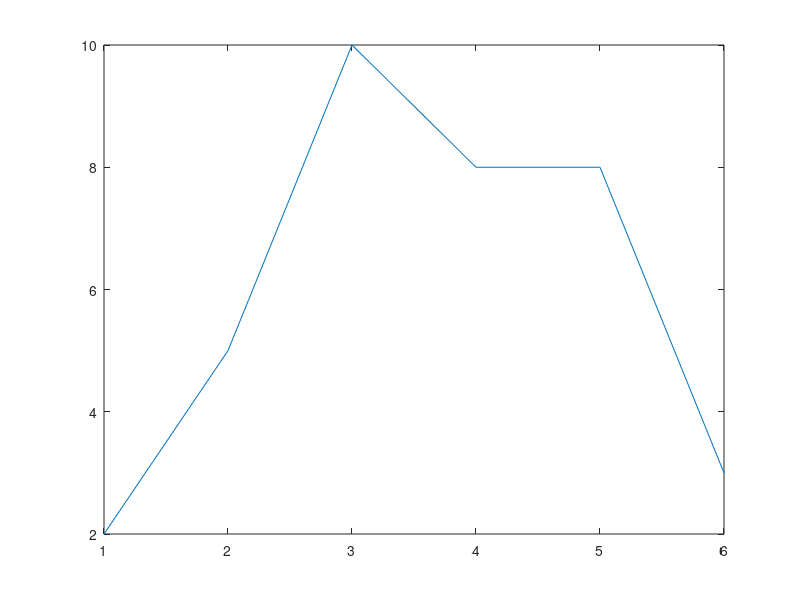

Write the MATLAB code that produced this figure.
x = [2 1 2 1];
h = [1 2 3];
m = length(x);
n = length(h);
X = [x,zeros(1,n-1)];
H = [h,zeros(1,m-1)];
for i=1:n+m-1
    Y(i)=0
    for j=1:m
        if(i-j+1>0)
            Y(i)=Y(i)+X(j)*H(i-j+1);
        else
        end
    end
end
plot(Y);